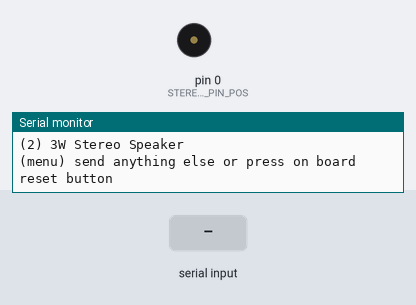
Simulated run of this sketch. Board: Arduino Uno, built with avr-gcc and run on an emulated ATmega328P. On the bench: buzzer (waves = sounding), the last lines printed to the serial monitor. The inputs (shaded band) are chosen by the test bench.

Above: at 0.9 s.
1.0 s: "2" received over Serial
At 1.65 s:
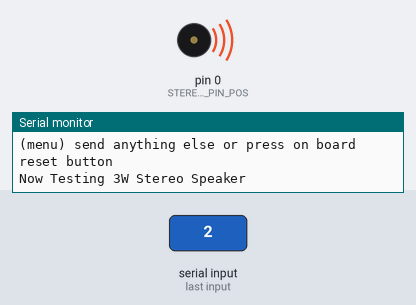
Timing chart, 0 to 10.0 s (numbered marks = the images above; inputs shaded):
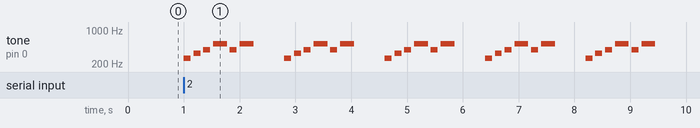

The sketch:

Firmware.ino
```cpp
#include "Arduino.h"
#include "Mic.h"
#include "SpeakerStereo3W.h"


#define MIC_3V3_PIN_SIG	12
#define STEREOSPEAKER_PIN_POS	0


unsigned int StereoSpeakerHoorayLength          = 6;                                                      // amount of notes in melody
unsigned int StereoSpeakerHoorayMelody[]        = {NOTE_C4, NOTE_E4, NOTE_G4, NOTE_C5, NOTE_G4, NOTE_C5}; // list of notes. List length must match HoorayLength!
unsigned int StereoSpeakerHoorayNoteDurations[] = {8      , 8      , 8      , 4      , 8      , 4      }; // note durations; 4 = quarter note, 8 = eighth note, etc. List length must match HoorayLength!
// object initialization
Mic mic_3v3(MIC_3V3_PIN_SIG);
SpeakerStereo3W StereoSpeaker(STEREOSPEAKER_PIN_POS);


// define vars for testing menu
const int timeout = 10000;       //define timeout of 10 sec
char menuOption = 0;
long time0;

// Setup the essentials for your circuit to work. It runs first every time your circuit is powered with electricity.
void setup()
{
    // Setup Serial which is useful for debugging
    // Use the Serial Monitor to view printed messages
    Serial.begin(9600);
    while (!Serial) ; // wait for serial port to connect. Needed for native USB
    Serial.println("start");


    menuOption = menu();

}

void loop()
{


    if(menuOption == '1') {
    // Electret Microphone Breakout - Test Code
    int mic_3v3Val = mic_3v3.read();
    Serial.print(F("Val: ")); Serial.println(mic_3v3Val);

    }
    else if(menuOption == '2') {
    // 3W Stereo Speaker - Test Code
    // The Speaker will play the Hooray tune
    StereoSpeaker.playMelody(StereoSpeakerHoorayLength, StereoSpeakerHoorayMelody, StereoSpeakerHoorayNoteDurations);
    delay(500);
    }

    if (millis() - time0 > timeout)
    {
        menuOption = menu();
    }

}


char menu()
{

    Serial.println(F("\nWhich component would you like to test?"));
    Serial.println(F("(1) Electret Microphone Breakout"));
    Serial.println(F("(2) 3W Stereo Speaker"));
    Serial.println(F("(menu) send anything else or press on board reset button\n"));
    while (!Serial.available());

    // Read data from serial monitor if received
    while (Serial.available())
    {
        char c = Serial.read();
        if (isAlphaNumeric(c))
        {

            if(c == '1')
    			Serial.println(F("Now Testing Electret Microphone Breakout"));
    		else if(c == '2')
    			Serial.println(F("Now Testing 3W Stereo Speaker"));
            else
            {
                Serial.println(F("illegal input!"));
                return 0;
            }
            time0 = millis();
            return c;
        }
    }
}
```

Mic.cpp
```cpp
#include "Mic.h"
#include <Arduino.h>

Mic::Mic(const int pin) : m_pin(pin)
{

}

int  Mic::read()
{
	return analogRead(m_pin);
}
```

Mic.h
```cpp
#ifndef _MIC_H_
#define _MIC_H_

class Mic
{

	public:
		Mic(const int pin);
		int read();

	private:
		const int m_pin;

};

#endif // _MIC_H_
```

Speaker.cpp
```cpp
#include "Speaker.h"
#include "TimerFreeTone.h"

#include <Arduino.h>

Speaker::Speaker(const int pin) : m_pin(pin)
{

}

void Speaker::tone(unsigned long frequency, unsigned int duration)
{
    TimerFreeTone(m_pin, frequency, duration);
}

void Speaker::playMelody(unsigned int len, unsigned int *melody, unsigned int *noteDurations)
{
  for (int thisNote = 0; thisNote < len; thisNote++) {

	TimerFreeTone(m_pin, melody[thisNote], 1000 / noteDurations[thisNote]);
	delay(50);
  }
}
```

Speaker.h
```cpp
#ifndef _SPEAKER_H_
#define _SPEAKER_H_

class Speaker
{
  public:
    Speaker(const int pin);
    void tone(unsigned long frequency, unsigned int duration);
    void playMelody(unsigned int len, unsigned int *notes, unsigned int *durations);

  private:
    int m_pin;
};


#define NOTE_B0  31
#define NOTE_C1  33
#define NOTE_CS1 35
#define NOTE_D1  37
#define NOTE_DS1 39
#define NOTE_E1  41
#define NOTE_F1  44
#define NOTE_FS1 46
#define NOTE_G1  49
#define NOTE_GS1 52
#define NOTE_A1  55
#define NOTE_AS1 58
#define NOTE_B1  62
#define NOTE_C2  65
#define NOTE_CS2 69
#define NOTE_D2  73
#define NOTE_DS2 78
#define NOTE_E2  82
#define NOTE_F2  87
#define NOTE_FS2 93
#define NOTE_G2  98
#define NOTE_GS2 104
#define NOTE_A2  110
#define NOTE_AS2 117
#define NOTE_B2  123
#define NOTE_C3  131
#define NOTE_CS3 139
#define NOTE_D3  147
#define NOTE_DS3 156
#define NOTE_E3  165
#define NOTE_F3  175
#define NOTE_FS3 185
#define NOTE_G3  196
#define NOTE_GS3 208
#define NOTE_A3  220
#define NOTE_AS3 233
#define NOTE_B3  247
#define NOTE_C4  262
#define NOTE_CS4 277
#define NOTE_D4  294
#define NOTE_DS4 311
#define NOTE_E4  330
#define NOTE_F4  349
#define NOTE_FS4 370
#define NOTE_G4  392
#define NOTE_GS4 415
#define NOTE_A4  440
#define NOTE_AS4 466
#define NOTE_B4  494
#define NOTE_C5  523
#define NOTE_CS5 554
#define NOTE_D5  587
#define NOTE_DS5 622
#define NOTE_E5  659
#define NOTE_F5  698
#define NOTE_FS5 740
#define NOTE_G5  784
#define NOTE_GS5 831
#define NOTE_A5  880
#define NOTE_AS5 932
#define NOTE_B5  988
#define NOTE_C6  1047
#define NOTE_CS6 1109
#define NOTE_D6  1175
#define NOTE_DS6 1245
#define NOTE_E6  1319
#define NOTE_F6  1397
#define NOTE_FS6 1480
#define NOTE_G6  1568
#define NOTE_GS6 1661
#define NOTE_A6  1760
#define NOTE_AS6 1865
#define NOTE_B6  1976
#define NOTE_C7  2093
#define NOTE_CS7 2217
#define NOTE_D7  2349
#define NOTE_DS7 2489
#define NOTE_E7  2637
#define NOTE_F7  2794
#define NOTE_FS7 2960
#define NOTE_G7  3136
#define NOTE_GS7 3322
#define NOTE_A7  3520
#define NOTE_AS7 3729
#define NOTE_B7  3951
#define NOTE_C8  4186
#define NOTE_CS8 4435
#define NOTE_D8  4699
#define NOTE_DS8 4978

#endif
```

SpeakerStereo3W.cpp
```cpp
#include "SpeakerStereo3W.h"

SpeakerStereo3W::SpeakerStereo3W(int pin) : Speaker(pin){

}
```

SpeakerStereo3W.h
```cpp
#ifndef SpeakerStereo3W_H
#define SpeakerStereo3W_H

#include "Speaker.h"

class SpeakerStereo3W : public Speaker  {
  public:
    SpeakerStereo3W(const int pin);
};


#endif //StereoSpeaker_H
```

Measured:
- after the input at 1.0 s, tone on pin 0 (STEREOSPEAKER_PIN_POS): silent → 262 Hz at once, then repeats every 1.8 s: silent 0.05 s, 330 Hz 0.13 s, silent 0.05 s, 392 Hz 0.13 s, silent 0.05 s, 523 Hz 0.25 s, silent 0.05 s, 392 Hz 0.13 s, silent 0.05 s, 523 Hz 0.25 s, silent 0.55 s, 262 Hz 0.13 s
